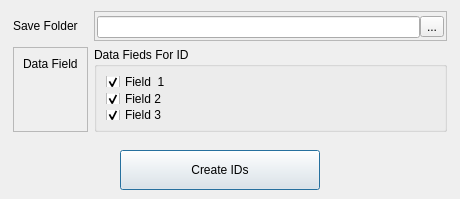
<?xml version="1.0" encoding="UTF-8"?>
<ui version="4.0">
    <class>save_folder_dialog</class>
    <widget class="QDialog" name="save_folder_dialog">
        <property name="windowModality">
            <enum>Qt::NonModal</enum>
        </property>
        <property name="enabled">
            <bool>true</bool>
        </property>
        <property name="sizePolicy">
            <sizepolicy hsizetype="Fixed" vsizetype="Minimum">
                <horstretch>0</horstretch>
                <verstretch>0</verstretch>
            </sizepolicy>
        </property>
        <property name="minimumSize">
            <size>
                <width>0</width>
                <height>0</height>
            </size>
        </property>
        <property name="windowTitle">
            <string>Dialog</string>
        </property>
        <property name="sizeGripEnabled">
            <bool>false</bool>
        </property>
        <property name="modal">
            <bool>true</bool>
        </property>
        <widget class="QWidget" name="gridLayoutWidget">
            <property name="geometry">
                <rect>
                    <x>9</x>
                    <y>9</y>
                    <width>442</width>
                    <height>125</height>
                </rect>
            </property>
            <layout class="QGridLayout" name="gridLayout">
                <property name="leftMargin">
                    <number>4</number>
                </property>
                <property name="topMargin">
                    <number>2</number>
                </property>
                <property name="rightMargin">
                    <number>4</number>
                </property>
                <property name="bottomMargin">
                    <number>2</number>
                </property>
                <item row="1" column="0">
                    <widget class="QLabel" name="saveFolderLabel">
                        <property name="text">
                            <string>Save Folder</string>
                        </property>
                    </widget>
                </item>
                <item row="2" column="0">
                    <widget class="QFrame" name="frame">
                        <property name="frameShape">
                            <enum>QFrame::StyledPanel</enum>
                        </property>
                        <property name="frameShadow">
                            <enum>QFrame::Raised</enum>
                        </property>
                        <layout class="QVBoxLayout" name="verticalLayout_2">
                            <item>
                                <widget class="QLabel" name="label">
                                    <property name="text">
                                        <string>Data Field</string>
                                    </property>
                                </widget>
                            </item>
                            <item>
                                <spacer name="verticalSpacer">
                                    <property name="orientation">
                                        <enum>Qt::Vertical</enum>
                                    </property>
                                    <property name="sizeHint" stdset="0">
                                        <size>
                                            <width>20</width>
                                            <height>40</height>
                                        </size>
                                    </property>
                                </spacer>
                            </item>
                        </layout>
                    </widget>
                </item>
                <item row="1" column="2">
                    <widget class="QFrame" name="frame_2">
                        <property name="frameShape">
                            <enum>QFrame::StyledPanel</enum>
                        </property>
                        <property name="frameShadow">
                            <enum>QFrame::Raised</enum>
                        </property>
                        <layout class="QHBoxLayout" name="horizontalLayout">
                            <property name="spacing">
                                <number>0</number>
                            </property>
                            <property name="leftMargin">
                                <number>2</number>
                            </property>
                            <property name="topMargin">
                                <number>4</number>
                            </property>
                            <property name="rightMargin">
                                <number>2</number>
                            </property>
                            <property name="bottomMargin">
                                <number>2</number>
                            </property>
                            <item>
                                <widget class="QLineEdit" name="saveFolderLineEdit"/>
                            </item>
                            <item>
                                <widget class="QToolButton" name="toolButton">
                                    <property name="text">
                                        <string>...</string>
                                    </property>
                                </widget>
                            </item>
                        </layout>
                    </widget>
                </item>
                <item row="2" column="2">
                    <widget class="QGroupBox" name="groupBox">
                        <property name="title">
                            <string>Data Fieds For ID</string>
                        </property>
                        <layout class="QVBoxLayout" name="verticalLayout" stretch="0,0,0">
                            <item>
                                <widget class="QCheckBox" name="checkBox">
                                    <property name="text">
                                        <string>Field_1</string>
                                    </property>
                                    <property name="checked">
                                        <bool>true</bool>
                                    </property>
                                    <property name="tristate">
                                        <bool>false</bool>
                                    </property>
                                </widget>
                            </item>
                            <item>
                                <widget class="QCheckBox" name="checkBox_2">
                                    <property name="text">
                                        <string>Field 2</string>
                                    </property>
                                    <property name="checked">
                                        <bool>true</bool>
                                    </property>
                                    <property name="tristate">
                                        <bool>false</bool>
                                    </property>
                                </widget>
                            </item>
                            <item>
                                <widget class="QCheckBox" name="checkBox_3">
                                    <property name="text">
                                        <string>Field 3</string>
                                    </property>
                                    <property name="checked">
                                        <bool>true</bool>
                                    </property>
                                    <property name="tristate">
                                        <bool>false</bool>
                                    </property>
                                </widget>
                            </item>
                        </layout>
                    </widget>
                </item>
            </layout>
        </widget>
        <widget class="QPushButton" name="createIDsButton">
            <property name="geometry">
                <rect>
                    <x>120</x>
                    <y>150</y>
                    <width>200</width>
                    <height>40</height>
                </rect>
            </property>
            <property name="minimumSize">
                <size>
                    <width>200</width>
                    <height>40</height>
                </size>
            </property>
            <property name="text">
                <string>Create IDs</string>
            </property>
        </widget>
    </widget>
    <resources/>
    <connections/>
</ui>
